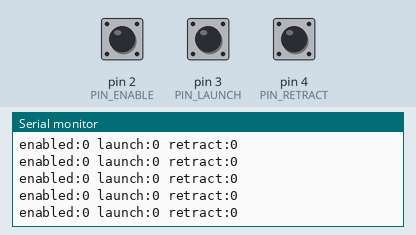
This sketch was run on a simulated Arduino Uno, built with avr-gcc and run on an emulated ATmega328P. Shown: the last lines printed to the serial monitor. The test bench sets the inputs (shaded band); at power-on: pin 2 (PIN_ENABLE) HIGH, pin 3 (PIN_LAUNCH) HIGH, pin 4 (PIN_RETRACT) HIGH.

Above: at 1.3 s.
1.4 s: pin 2 (PIN_ENABLE) pulled LOW for 0.3 s
At 1.8 s:
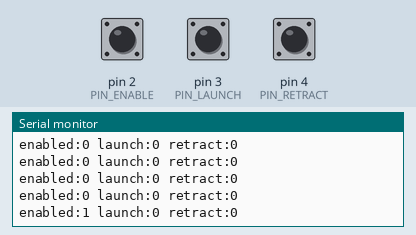
3.2 s: pin 3 (PIN_LAUNCH) pulled LOW for 0.3 s
At 3.4 s:
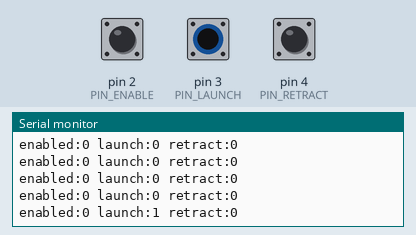
5.0 s: pin 2 (PIN_ENABLE) pulled LOW for 0.3 s
At 5.5 s:
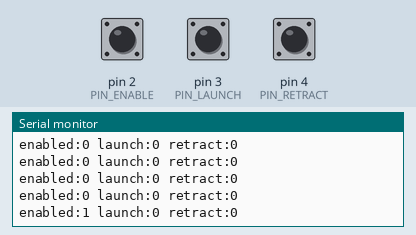
8.3 s: pin 4 (PIN_RETRACT) pulled LOW for 0.3 s
At 8.61 s:
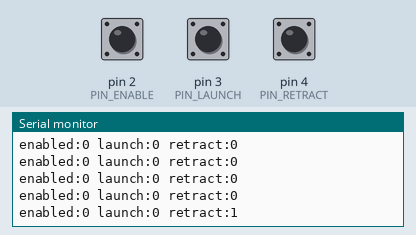
10.1 s: pin 2 (PIN_ENABLE) pulled LOW for 1 s
At 10.91 s:
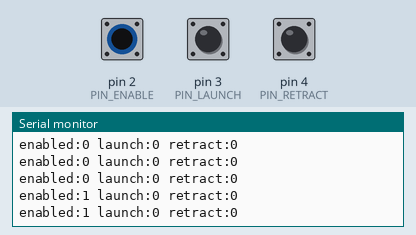

Measured:
- after the input at 1.4 s, the serial monitor: prints a new line after 0.12 s (image 1)
- after the input at 3.2 s, the serial monitor: prints a new line at once (image 2)
- after the input at 5.0 s, the serial monitor: prints a new line after 0.22 s (image 3)
- after the input at 8.3 s, the serial monitor: prints a new line after 0.13 s (image 4)
- after the input at 10.1 s, the serial monitor: prints a new line after 0.08 s (image 5)

The sketch:

Transmitter.ino
```cpp
#include <RCSwitch.h>

#define PIN_ENABLE 2
#define PIN_LAUNCH 3
#define PIN_RETRACT 4
#define PIN_TX 10

#define LOOP_DELAY 250

#define TX_ACTIVE   "101010"
#define TX_LAUNCH   "010101"
#define TX_RETRACT  "001010"

RCSwitch transmitter = RCSwitch();

void setup() {
  Serial.begin(9600);
  Serial.println("Transmitter starting up...");

  setupTransmitter();
  setupButtons();
  Serial.println("Transmitter ready!");
}

void loop() {
  int enabled = digitalRead(PIN_ENABLE) == LOW;
  int launch = digitalRead(PIN_LAUNCH) == LOW;
  int retract = digitalRead(PIN_RETRACT) == LOW;

  printStatus(enabled, launch, retract);

  updateStatusLED(enabled);

  if (enabled) {
    transmitMessage(launch, retract);
  } else {
    delay(LOOP_DELAY);
  }
}

void printStatus(int enabled, int launch, int retract) {
  Serial.print("enabled:");
  Serial.print(enabled);
  Serial.print(" launch:");
  Serial.print(launch);
  Serial.print(" retract:");
  Serial.print(retract);
  Serial.println();
}

void updateStatusLED(int enabled) {
  digitalWrite(LED_BUILTIN, enabled);
}

void transmitMessage(int launchPressed, int retractPressed) {
  int message = TX_ACTIVE;

  if (launchPressed) {
    message = TX_LAUNCH;
  }
  if (retractPressed) {
    message = TX_RETRACT;
  }

  transmitter.send(message);
}

void setupTransmitter() {
  transmitter.enableTransmit(PIN_TX);
}

void setupButtons() {
  // Set button pins to digital input.
  pinMode(PIN_ENABLE, INPUT);
  pinMode(PIN_LAUNCH, INPUT);
  pinMode(PIN_RETRACT, INPUT);

  // Set pull-up resistors.
  digitalWrite(PIN_ENABLE, HIGH);
  digitalWrite(PIN_LAUNCH, HIGH);
  digitalWrite(PIN_RETRACT, HIGH);
}
```
